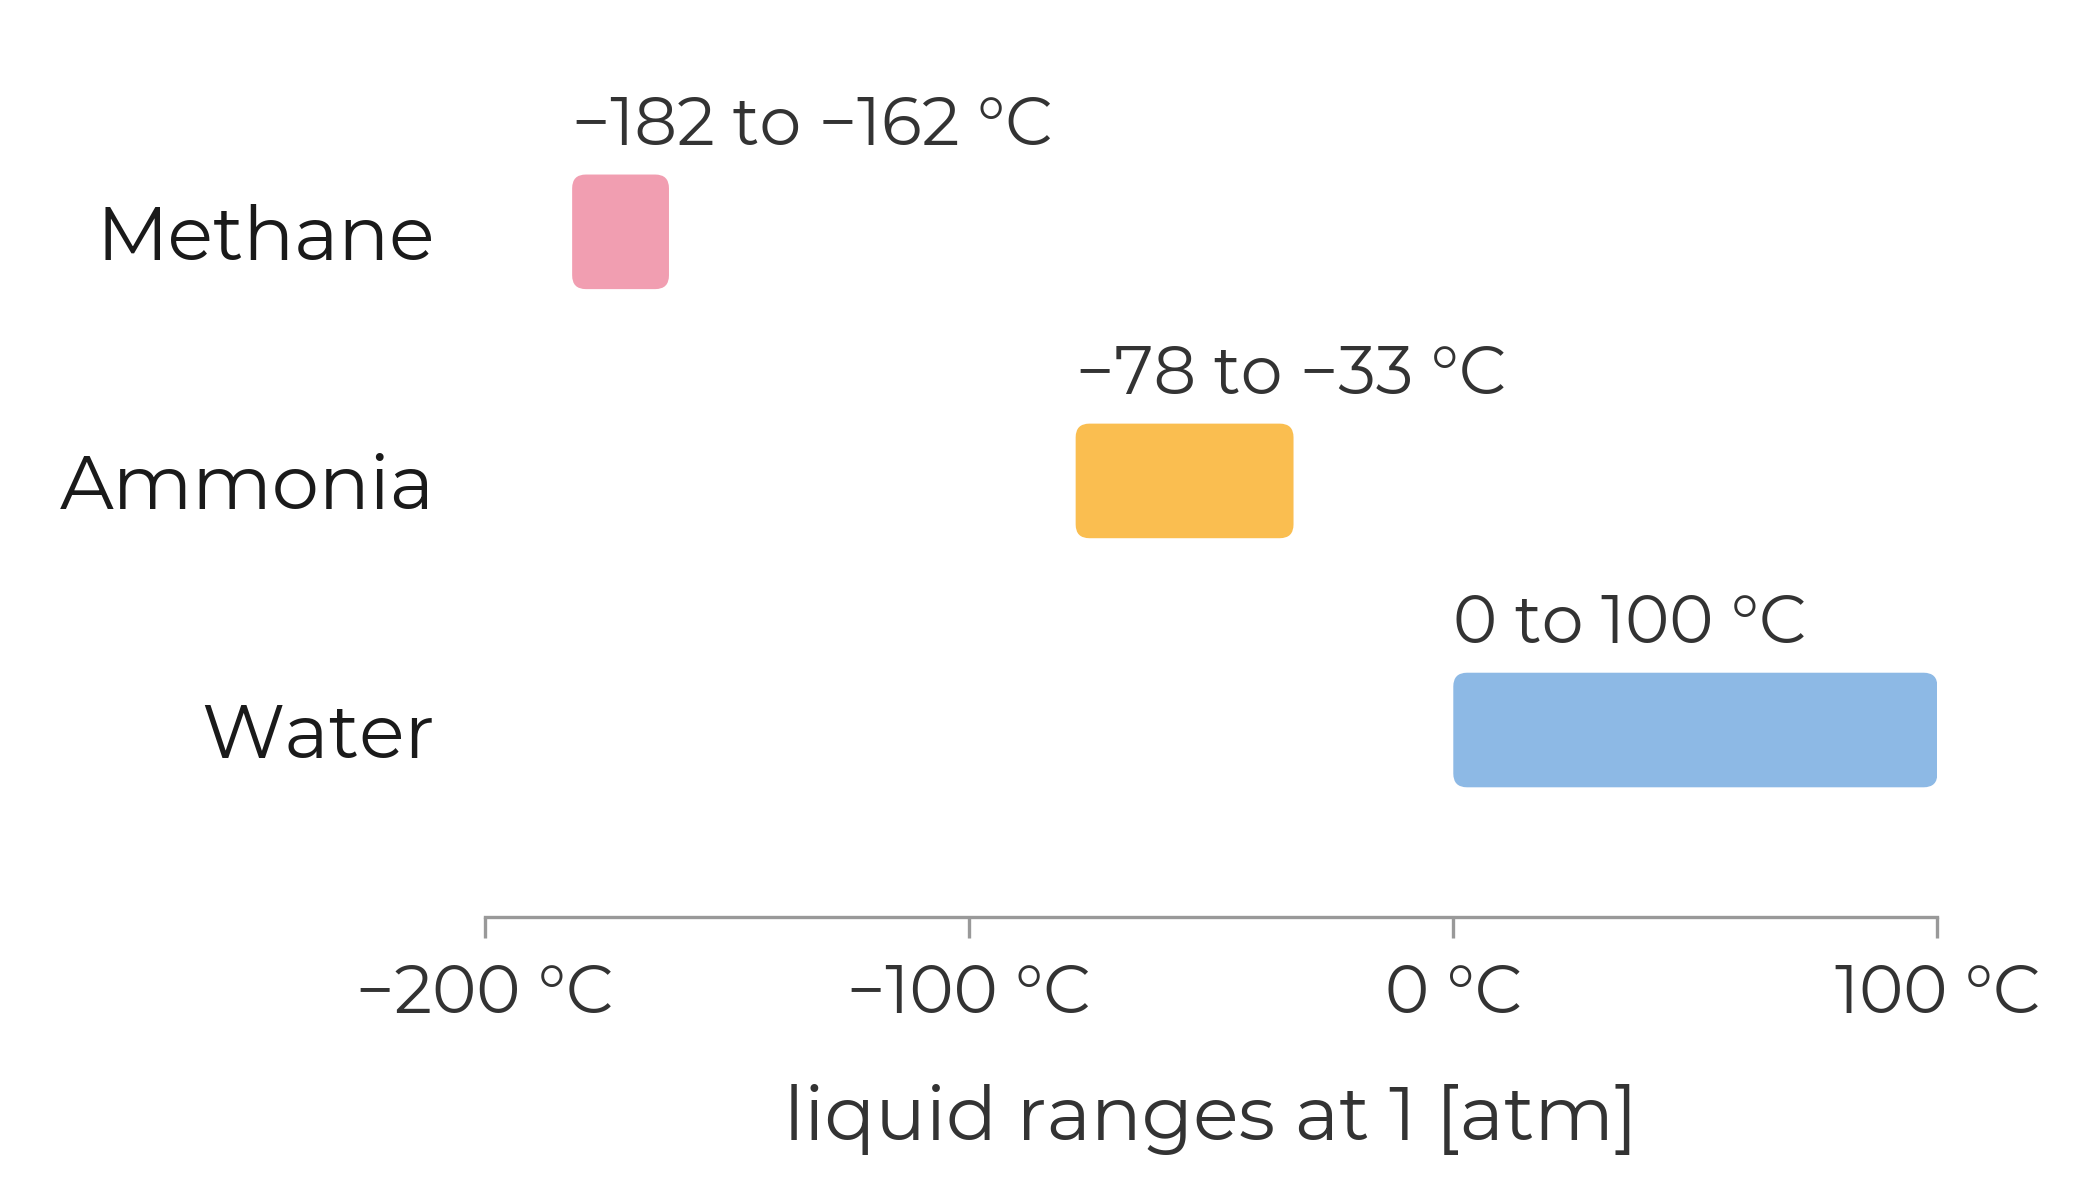

Recreate this plot in Python.
# Liquid temperature ranges of methane, ammonia and water at one atmosphere of
# pressure. Made for the defense talk.

from pathlib import Path

import matplotlib.pyplot as plt
from matplotlib.patches import BoxStyle, FancyBboxPatch

# Fetch Montserrat from Google Fonts and use it for every text element
# (axis label, tick labels, substance names, temperature ranges). The font
# file is cached locally by pyfonts, so only the first run needs a network
# connection.
from pyfonts import load_google_font, set_default_font

set_default_font(load_google_font("Montserrat"))

# Font sizes (in points); same values as in
# Chicxulub/Plotting/MatTmpPresentation.py
FONTSIZE_AXIS_LABELS = 18  # x-axis label and substance names
FONTSIZE_AXIS_TICKS = 16  # x-axis ticks and temperature ranges above the bars

# Liquid range at 1 atm: (name, lowest and highest liquid temperature in
# degrees Celsius, bar colour). Listed from top to bottom.
LIQUIDS = [
    ("Methane", -182, -162, "#F19EB1"),
    ("Ammonia", -78, -33, "#FABE50"),
    ("Water", 0, 100, "#8DB9E5"),
]

XLIM = (-200, 100)  # in degrees Celsius
BAR_HEIGHT = 0.46  # in units of the distance between two bars
CORNER_RADIUS = 0.12  # as a fraction of the bar height

COLOR_TEXT = "#333333"
COLOR_NAMES = "#1A1A1A"
COLOR_AXIS = "#999999"


def with_minus(text):
    # Real minus signs (U+2212); matplotlib only substitutes them in the tick
    # labels of its own formatters
    return text.replace("-", "\N{MINUS SIGN}")


fig, ax = plt.subplots(figsize=(7, 4), layout="constrained")
# White space around the plot (in inches)
fig.get_layout_engine().set(w_pad=0.2, h_pad=0.15)

# One row per substance, the first one on top
rows = range(len(LIQUIDS))
ax.set_xlim(XLIM)
ax.set_ylim(len(LIQUIDS) - 0.25, -0.75)

# Only the x-axis line is drawn
for side in ("left", "right", "top"):
    ax.spines[side].set_visible(False)
ax.spines["bottom"].set_color(COLOR_AXIS)

# x-axis: temperature in degrees Celsius
ax.set_xticks(range(XLIM[0], XLIM[1] + 1, 100))
ax.xaxis.set_major_formatter(lambda value, _: with_minus(f"{value:.0f} °C"))
ax.set_xlabel(
    "liquid ranges at 1 [atm]",
    fontsize=FONTSIZE_AXIS_LABELS,
    color=COLOR_TEXT,
    labelpad=14,
)
ax.tick_params(
    axis="x",
    labelsize=FONTSIZE_AXIS_TICKS,
    labelcolor=COLOR_TEXT,
    color=COLOR_AXIS,
    length=5,
    pad=6,
)

# y-axis: substance names, without tick marks
ax.set_yticks(rows, [name for name, *_ in LIQUIDS])
ax.tick_params(
    axis="y",
    labelsize=FONTSIZE_AXIS_LABELS,
    labelcolor=COLOR_NAMES,
    length=0,
    pad=12,
)

# The size of the axes is only known once the layout has been computed. It is
# needed to make the rounded corners of the bars circular on screen, although
# one unit in x and one unit in y are different distances.
fig.canvas.draw()
bbox = ax.get_window_extent()
px_per_x = bbox.width / (XLIM[1] - XLIM[0])
px_per_y = bbox.height / abs(ax.get_ylim()[1] - ax.get_ylim()[0])
corner_radius_x = CORNER_RADIUS * BAR_HEIGHT * px_per_y / px_per_x

for row, (name, low, high, color) in zip(rows, LIQUIDS):
    bar_top = row - BAR_HEIGHT / 2  # the y-axis points downwards

    ax.add_patch(
        FancyBboxPatch(
            (low, bar_top),
            high - low,
            BAR_HEIGHT,
            boxstyle=BoxStyle("round", pad=0, rounding_size=corner_radius_x),
            mutation_aspect=px_per_x / px_per_y,
            facecolor=color,
            edgecolor="none",
        )
    )

    # Temperature range in degrees Celsius above the left end of the bar
    ax.annotate(
        with_minus(f"{low} to {high} °C"),
        (low, bar_top),
        xytext=(0, 4),
        textcoords="offset points",
        ha="left",
        va="bottom",
        fontsize=FONTSIZE_AXIS_TICKS,
        color=COLOR_TEXT,
    )

# A fixed hash salt and no date make the SVG identical on every run, which
# keeps the version-control diffs clean
plt.rcParams["svg.hashsalt"] = "freezing_ranges"

output = Path(__file__).resolve().parent / "freezing_ranges"
fig.savefig(output.with_suffix(".png"), dpi=300)
fig.savefig(output.with_suffix(".svg"), metadata={"Date": None})
